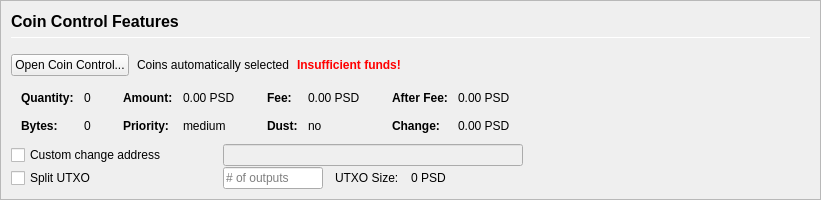
         <widget class="QFrame" name="frameCoinControl">
          <property name="sizePolicy">
           <sizepolicy hsizetype="Expanding" vsizetype="Expanding">
            <horstretch>0</horstretch>
            <verstretch>0</verstretch>
           </sizepolicy>
          </property>
          <property name="maximumSize">
           <size>
            <width>16777215</width>
            <height>16777215</height>
           </size>
          </property>
          <property name="frameShape">
           <enum>QFrame::StyledPanel</enum>
          </property>
          <property name="frameShadow">
           <enum>QFrame::Sunken</enum>
          </property>
          <layout class="QVBoxLayout" name="verticalLayoutCoinControl2">
           <property name="spacing">
            <number>0</number>
           </property>
           <property name="leftMargin">
            <number>0</number>
           </property>
           <property name="topMargin">
            <number>0</number>
           </property>
           <property name="rightMargin">
            <number>0</number>
           </property>
           <property name="bottomMargin">
            <number>0</number>
           </property>
           <item>
            <widget class="QFrame" name="frameCoinControl_BG">
             <layout class="QVBoxLayout" name="verticalLayoutCoinControl" stretch="0,0,0,0,0,0">
              <property name="spacing">
               <number>1</number>
              </property>
              <property name="leftMargin">
               <number>10</number>
              </property>
              <property name="topMargin">
               <number>10</number>
              </property>
              <item>
               <layout class="QHBoxLayout" name="horizontalLayoutCoinControl1">
                <property name="bottomMargin">
                 <number>15</number>
                </property>
                <item>
                 <layout class="QVBoxLayout" name="verticalLayout_3">
                  <property name="spacing">
                   <number>6</number>
                  </property>
                  <item>
                   <widget class="QLabel" name="labelCoinControlFeatures">
                    <property name="sizePolicy">
                     <sizepolicy hsizetype="Preferred" vsizetype="Maximum">
                      <horstretch>0</horstretch>
                      <verstretch>0</verstretch>
                     </sizepolicy>
                    </property>
                    <property name="minimumSize">
                     <size>
                      <width>0</width>
                      <height>20</height>
                     </size>
                    </property>
                    <property name="font">
                     <font>
                      <pointsize>12</pointsize>
                      <weight>75</weight>
                      <bold>true</bold>
                     </font>
                    </property>
                    <property name="styleSheet">
                     <string notr="true">font-weight:bold;</string>
                    </property>
                    <property name="text">
                     <string>Coin Control Features</string>
                    </property>
                   </widget>
                  </item>
                  <item>
                   <widget class="Line" name="line">
                    <property name="minimumSize">
                     <size>
                      <width>0</width>
                      <height>1</height>
                     </size>
                    </property>
                    <property name="maximumSize">
                     <size>
                      <width>16777215</width>
                      <height>1</height>
                     </size>
                    </property>
                    <property name="orientation">
                     <enum>Qt::Horizontal</enum>
                    </property>
                   </widget>
                  </item>
                 </layout>
                </item>
               </layout>
              </item>
              <item>
               <layout class="QHBoxLayout" name="horizontalLayoutCoinControl2" stretch="0,0,0,0">
                <property name="spacing">
                 <number>8</number>
                </property>
                <property name="bottomMargin">
                 <number>10</number>
                </property>
                <item>
                 <widget class="QPushButton" name="pushButtonCoinControl">
                  <property name="styleSheet">
                   <string notr="true"/>
                  </property>
                  <property name="text">
                   <string>Open Coin Control...</string>
                  </property>
                  <property name="autoDefault">
                   <bool>false</bool>
                  </property>
                 </widget>
                </item>
                <item>
                 <widget class="QLabel" name="labelCoinControlAutomaticallySelected">
                  <property name="text">
                   <string>Coins automatically selected</string>
                  </property>
                  <property name="margin">
                   <number>5</number>
                  </property>
                 </widget>
                </item>
                <item>
                 <widget class="QLabel" name="labelCoinControlInsuffFunds">
                  <property name="font">
                   <font>
                    <weight>75</weight>
                    <bold>true</bold>
                   </font>
                  </property>
                  <property name="styleSheet">
                   <string notr="true">color:red;font-weight:bold;</string>
                  </property>
                  <property name="text">
                   <string>Insufficient funds!</string>
                  </property>
                  <property name="margin">
                   <number>5</number>
                  </property>
                 </widget>
                </item>
                <item>
                 <spacer name="horizontalSpacerCoinControl">
                  <property name="orientation">
                   <enum>Qt::Horizontal</enum>
                  </property>
                  <property name="sizeHint" stdset="0">
                   <size>
                    <width>40</width>
                    <height>1</height>
                   </size>
                  </property>
                 </spacer>
                </item>
               </layout>
              </item>
              <item>
               <widget class="QWidget" name="widgetCoinControl" native="true">
                <property name="sizePolicy">
                 <sizepolicy hsizetype="Preferred" vsizetype="Preferred">
                  <horstretch>0</horstretch>
                  <verstretch>0</verstretch>
                 </sizepolicy>
                </property>
                <property name="minimumSize">
                 <size>
                  <width>0</width>
                  <height>0</height>
                 </size>
                </property>
                <property name="styleSheet">
                 <string notr="true"/>
                </property>
                <layout class="QHBoxLayout" name="horizontalLayoutCoinControl5">
                 <property name="leftMargin">
                  <number>0</number>
                 </property>
                 <property name="topMargin">
                  <number>0</number>
                 </property>
                 <property name="rightMargin">
                  <number>0</number>
                 </property>
                 <property name="bottomMargin">
                  <number>0</number>
                 </property>
                 <item>
                  <layout class="QHBoxLayout" name="horizontalLayoutCoinControl3" stretch="0,0,0,1">
                   <property name="spacing">
                    <number>20</number>
                   </property>
                   <property name="topMargin">
                    <number>0</number>
                   </property>
                   <property name="bottomMargin">
                    <number>10</number>
                   </property>
                   <item>
                    <layout class="QFormLayout" name="formLayoutCoinControl1">
                     <property name="horizontalSpacing">
                      <number>10</number>
                     </property>
                     <property name="verticalSpacing">
                      <number>14</number>
                     </property>
                     <property name="leftMargin">
                      <number>10</number>
                     </property>
                     <property name="topMargin">
                      <number>4</number>
                     </property>
                     <property name="rightMargin">
                      <number>6</number>
                     </property>
                     <item row="0" column="0">
                      <widget class="QLabel" name="labelCoinControlQuantityText">
                       <property name="font">
                        <font>
                         <weight>75</weight>
                         <bold>true</bold>
                        </font>
                       </property>
                       <property name="text">
                        <string>Quantity:</string>
                       </property>
                       <property name="margin">
                        <number>0</number>
                       </property>
                      </widget>
                     </item>
                     <item row="0" column="1">
                      <widget class="QLabel" name="labelCoinControlQuantity">
                       <property name="cursor">
                        <cursorShape>IBeamCursor</cursorShape>
                       </property>
                       <property name="contextMenuPolicy">
                        <enum>Qt::ActionsContextMenu</enum>
                       </property>
                       <property name="text">
                        <string notr="true">0</string>
                       </property>
                       <property name="margin">
                        <number>0</number>
                       </property>
                       <property name="textInteractionFlags">
                        <set>Qt::LinksAccessibleByMouse|Qt::TextSelectableByKeyboard|Qt::TextSelectableByMouse</set>
                       </property>
                      </widget>
                     </item>
                     <item row="1" column="0">
                      <widget class="QLabel" name="labelCoinControlBytesText">
                       <property name="font">
                        <font>
                         <weight>75</weight>
                         <bold>true</bold>
                        </font>
                       </property>
                       <property name="text">
                        <string>Bytes:</string>
                       </property>
                      </widget>
                     </item>
                     <item row="1" column="1">
                      <widget class="QLabel" name="labelCoinControlBytes">
                       <property name="cursor">
                        <cursorShape>IBeamCursor</cursorShape>
                       </property>
                       <property name="contextMenuPolicy">
                        <enum>Qt::ActionsContextMenu</enum>
                       </property>
                       <property name="text">
                        <string notr="true">0</string>
                       </property>
                       <property name="textInteractionFlags">
                        <set>Qt::LinksAccessibleByMouse|Qt::TextSelectableByKeyboard|Qt::TextSelectableByMouse</set>
                       </property>
                      </widget>
                     </item>
                    </layout>
                   </item>
                   <item>
                    <layout class="QFormLayout" name="formLayoutCoinControl2">
                     <property name="horizontalSpacing">
                      <number>10</number>
                     </property>
                     <property name="verticalSpacing">
                      <number>14</number>
                     </property>
                     <property name="leftMargin">
                      <number>6</number>
                     </property>
                     <property name="topMargin">
                      <number>4</number>
                     </property>
                     <property name="rightMargin">
                      <number>6</number>
                     </property>
                     <item row="0" column="0">
                      <widget class="QLabel" name="labelCoinControlAmountText">
                       <property name="font">
                        <font>
                         <weight>75</weight>
                         <bold>true</bold>
                        </font>
                       </property>
                       <property name="text">
                        <string>Amount:</string>
                       </property>
                       <property name="margin">
                        <number>0</number>
                       </property>
                      </widget>
                     </item>
                     <item row="0" column="1">
                      <widget class="QLabel" name="labelCoinControlAmount">
                       <property name="cursor">
                        <cursorShape>IBeamCursor</cursorShape>
                       </property>
                       <property name="contextMenuPolicy">
                        <enum>Qt::ActionsContextMenu</enum>
                       </property>
                       <property name="text">
                        <string notr="true">0.00 PSD</string>
                       </property>
                       <property name="textInteractionFlags">
                        <set>Qt::LinksAccessibleByMouse|Qt::TextSelectableByKeyboard|Qt::TextSelectableByMouse</set>
                       </property>
                      </widget>
                     </item>
                     <item row="1" column="0">
                      <widget class="QLabel" name="labelCoinControlPriorityText">
                       <property name="font">
                        <font>
                         <weight>75</weight>
                         <bold>true</bold>
                        </font>
                       </property>
                       <property name="text">
                        <string>Priority:</string>
                       </property>
                      </widget>
                     </item>
                     <item row="1" column="1">
                      <widget class="QLabel" name="labelCoinControlPriority">
                       <property name="cursor">
                        <cursorShape>IBeamCursor</cursorShape>
                       </property>
                       <property name="contextMenuPolicy">
                        <enum>Qt::ActionsContextMenu</enum>
                       </property>
                       <property name="text">
                        <string>medium</string>
                       </property>
                       <property name="textInteractionFlags">
                        <set>Qt::LinksAccessibleByMouse|Qt::TextSelectableByKeyboard|Qt::TextSelectableByMouse</set>
                       </property>
                      </widget>
                     </item>
                    </layout>
                   </item>
                   <item>
                    <layout class="QFormLayout" name="formLayoutCoinControl3">
                     <property name="horizontalSpacing">
                      <number>10</number>
                     </property>
                     <property name="verticalSpacing">
                      <number>14</number>
                     </property>
                     <property name="leftMargin">
                      <number>6</number>
                     </property>
                     <property name="topMargin">
                      <number>4</number>
                     </property>
                     <property name="rightMargin">
                      <number>6</number>
                     </property>
                     <item row="0" column="0">
                      <widget class="QLabel" name="labelCoinControlFeeText">
                       <property name="font">
                        <font>
                         <weight>75</weight>
                         <bold>true</bold>
                        </font>
                       </property>
                       <property name="text">
                        <string>Fee:</string>
                       </property>
                       <property name="margin">
                        <number>0</number>
                       </property>
                      </widget>
                     </item>
                     <item row="0" column="1">
                      <widget class="QLabel" name="labelCoinControlFee">
                       <property name="cursor">
                        <cursorShape>IBeamCursor</cursorShape>
                       </property>
                       <property name="contextMenuPolicy">
                        <enum>Qt::ActionsContextMenu</enum>
                       </property>
                       <property name="text">
                        <string notr="true">0.00 PSD</string>
                       </property>
                       <property name="textInteractionFlags">
                        <set>Qt::LinksAccessibleByMouse|Qt::TextSelectableByKeyboard|Qt::TextSelectableByMouse</set>
                       </property>
                      </widget>
                     </item>
                     <item row="1" column="0">
                      <widget class="QLabel" name="labelCoinControlLowOutputText">
                       <property name="font">
                        <font>
                         <weight>75</weight>
                         <bold>true</bold>
                        </font>
                       </property>
                       <property name="text">
                        <string>Dust:</string>
                       </property>
                      </widget>
                     </item>
                     <item row="1" column="1">
                      <widget class="QLabel" name="labelCoinControlLowOutput">
                       <property name="cursor">
                        <cursorShape>IBeamCursor</cursorShape>
                       </property>
                       <property name="contextMenuPolicy">
                        <enum>Qt::ActionsContextMenu</enum>
                       </property>
                       <property name="text">
                        <string>no</string>
                       </property>
                       <property name="textInteractionFlags">
                        <set>Qt::LinksAccessibleByMouse|Qt::TextSelectableByKeyboard|Qt::TextSelectableByMouse</set>
                       </property>
                      </widget>
                     </item>
                    </layout>
                   </item>
                   <item>
                    <layout class="QFormLayout" name="formLayoutCoinControl4">
                     <property name="horizontalSpacing">
                      <number>10</number>
                     </property>
                     <property name="verticalSpacing">
                      <number>14</number>
                     </property>
                     <property name="leftMargin">
                      <number>6</number>
                     </property>
                     <property name="topMargin">
                      <number>4</number>
                     </property>
                     <property name="rightMargin">
                      <number>6</number>
                     </property>
                     <item row="0" column="0">
                      <widget class="QLabel" name="labelCoinControlAfterFeeText">
                       <property name="font">
                        <font>
                         <weight>75</weight>
                         <bold>true</bold>
                        </font>
                       </property>
                       <property name="text">
                        <string>After Fee:</string>
                       </property>
                       <property name="margin">
                        <number>0</number>
                       </property>
                      </widget>
                     </item>
                     <item row="0" column="1">
                      <widget class="QLabel" name="labelCoinControlAfterFee">
                       <property name="cursor">
                        <cursorShape>IBeamCursor</cursorShape>
                       </property>
                       <property name="contextMenuPolicy">
                        <enum>Qt::ActionsContextMenu</enum>
                       </property>
                       <property name="text">
                        <string notr="true">0.00 PSD</string>
                       </property>
                       <property name="textInteractionFlags">
                        <set>Qt::LinksAccessibleByMouse|Qt::TextSelectableByKeyboard|Qt::TextSelectableByMouse</set>
                       </property>
                      </widget>
                     </item>
                     <item row="1" column="0">
                      <widget class="QLabel" name="labelCoinControlChangeText">
                       <property name="font">
                        <font>
                         <weight>75</weight>
                         <bold>true</bold>
                        </font>
                       </property>
                       <property name="text">
                        <string>Change:</string>
                       </property>
                      </widget>
                     </item>
                     <item row="1" column="1">
                      <widget class="QLabel" name="labelCoinControlChange">
                       <property name="cursor">
                        <cursorShape>IBeamCursor</cursorShape>
                       </property>
                       <property name="contextMenuPolicy">
                        <enum>Qt::ActionsContextMenu</enum>
                       </property>
                       <property name="text">
                        <string notr="true">0.00 PSD</string>
                       </property>
                       <property name="textInteractionFlags">
                        <set>Qt::LinksAccessibleByMouse|Qt::TextSelectableByKeyboard|Qt::TextSelectableByMouse</set>
                       </property>
                      </widget>
                     </item>
                    </layout>
                   </item>
                  </layout>
                 </item>
                </layout>
               </widget>
              </item>
              <item>
               <layout class="QHBoxLayout" name="horizontalLayoutCoinControl4">
                <property name="spacing">
                 <number>12</number>
                </property>
                <property name="sizeConstraint">
                 <enum>QLayout::SetDefaultConstraint</enum>
                </property>
                <property name="topMargin">
                 <number>0</number>
                </property>
                <property name="rightMargin">
                 <number>0</number>
                </property>
                <item>
                 <widget class="QCheckBox" name="checkBoxCoinControlChange">
                  <property name="sizePolicy">
                   <sizepolicy hsizetype="Preferred" vsizetype="Preferred">
                    <horstretch>0</horstretch>
                    <verstretch>0</verstretch>
                   </sizepolicy>
                  </property>
                  <property name="minimumSize">
                   <size>
                    <width>200</width>
                    <height>0</height>
                   </size>
                  </property>
                  <property name="maximumSize">
                   <size>
                    <width>200</width>
                    <height>16777215</height>
                   </size>
                  </property>
                  <property name="toolTip">
                   <string>If this is activated, but the change address is empty or invalid, change will be sent to a newly generated address.</string>
                  </property>
                  <property name="text">
                   <string>Custom change address</string>
                  </property>
                 </widget>
                </item>
                <item>
                 <widget class="QValidatedLineEdit" name="lineEditCoinControlChange">
                  <property name="enabled">
                   <bool>false</bool>
                  </property>
                  <property name="sizePolicy">
                   <sizepolicy hsizetype="Preferred" vsizetype="Preferred">
                    <horstretch>0</horstretch>
                    <verstretch>0</verstretch>
                   </sizepolicy>
                  </property>
                  <property name="minimumSize">
                   <size>
                    <width>300</width>
                    <height>0</height>
                   </size>
                  </property>
                 </widget>
                </item>
                <item>
                 <widget class="QLabel" name="labelCoinControlChangeLabel">
                  <property name="sizePolicy">
                   <sizepolicy hsizetype="Preferred" vsizetype="Preferred">
                    <horstretch>0</horstretch>
                    <verstretch>0</verstretch>
                   </sizepolicy>
                  </property>
                  <property name="minimumSize">
                   <size>
                    <width>100</width>
                    <height>0</height>
                   </size>
                  </property>
                  <property name="text">
                   <string/>
                  </property>
                  <property name="margin">
                   <number>3</number>
                  </property>
                 </widget>
                </item>
               </layout>
              </item>
              <item>
               <layout class="QHBoxLayout" name="horizontalLayoutCoinControl6">
                <property name="spacing">
                 <number>12</number>
                </property>
                <property name="rightMargin">
                 <number>0</number>
                </property>
                <item>
                 <widget class="QCheckBox" name="splitBlockCheckBox">
                  <property name="sizePolicy">
                   <sizepolicy hsizetype="Preferred" vsizetype="Preferred">
                    <horstretch>0</horstretch>
                    <verstretch>0</verstretch>
                   </sizepolicy>
                  </property>
                  <property name="minimumSize">
                   <size>
                    <width>200</width>
                    <height>0</height>
                   </size>
                  </property>
                  <property name="maximumSize">
                   <size>
                    <width>200</width>
                    <height>16777215</height>
                   </size>
                  </property>
                  <property name="text">
                   <string>Split UTXO</string>
                  </property>
                 </widget>
                </item>
                <item>
                 <widget class="QLineEdit" name="splitBlockLineEdit">
                  <property name="sizePolicy">
                   <sizepolicy hsizetype="Preferred" vsizetype="Preferred">
                    <horstretch>50</horstretch>
                    <verstretch>0</verstretch>
                   </sizepolicy>
                  </property>
                  <property name="minimumSize">
                   <size>
                    <width>100</width>
                    <height>0</height>
                   </size>
                  </property>
                  <property name="maximumSize">
                   <size>
                    <width>100</width>
                    <height>16777215</height>
                   </size>
                  </property>
                  <property name="placeholderText">
                   <string># of outputs</string>
                  </property>
                 </widget>
                </item>
                <item>
                 <widget class="QLabel" name="labelBlockSizeText">
                  <property name="text">
                   <string>UTXO Size:</string>
                  </property>
                 </widget>
                </item>
                <item>
                 <widget class="QLabel" name="labelBlockSize">
                  <property name="text">
                   <string>0 PSD</string>
                  </property>
                 </widget>
                </item>
                <item>
                 <spacer name="horizontalSpacer_7">
                  <property name="orientation">
                   <enum>Qt::Horizontal</enum>
                  </property>
                  <property name="sizeHint" stdset="0">
                   <size>
                    <width>40</width>
                    <height>20</height>
                   </size>
                  </property>
                 </spacer>
                </item>
               </layout>
              </item>
              <item>
               <spacer name="verticalSpacerCoinControl">
                <property name="orientation">
                 <enum>Qt::Vertical</enum>
                </property>
                <property name="sizeHint" stdset="0">
                 <size>
                  <width>800</width>
                  <height>1</height>
                 </size>
                </property>
               </spacer>
              </item>
             </layout>
            </widget>
           </item>
          </layout>
         </widget>
